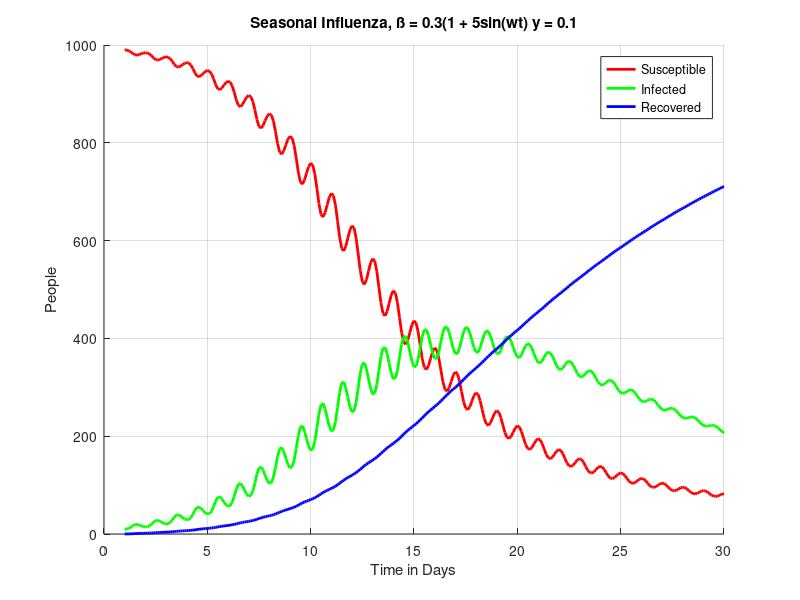

This figure's MATLAB source:
format shortG
clear
clc

%Variable Definitions
St1 = zeros(1,1);
It1 = zeros(1,1);
Rt1 = zeros(1,1);

A = 5; %Amplitude
w = 2 * pi * 365/365; %Angular Frequency
Beta0 = 0.3; %Transmission Rate IC
Gamma = 0.1; %Recovery Rate
St(1,1) = 990; %Number of susceptible individuals at time t
It(1,1) = 10; %Number of infected individuals at time t
Rt(1,1) = 0; %Number of recovered individuals at time t

N = St + It + Rt; %Total Population

h = 0.1; %Step size in days
T = 30; %Total simulation time in days (0 -> 30)

days = 1:h:T;
t1 = 1; %Counting variable

for t = 1:h:T

    Beta = Beta0 * (1 + A * sin(w * t));

    dSdt = @(t, St, It, Rt) -(Beta / N) .* St .* It;
    dIdt = @(t, St, It, Rt) (Beta / N) .* St .* It - Gamma .* It;
    dRdt = @(t, St, It, Rt) Gamma .* It;
    
    k1S = dSdt(t, St(t1,1), It(t1,1), Rt(t1,1));
    k1I = dIdt(t, St(t1,1), It(t1,1), Rt(t1,1));
    k1R = dRdt(t, St(t1,1), It(t1,1), Rt(t1,1));

    k2S = dSdt(t + 0.5 * h, St(t1,1) + 0.5 * k1S * h, It(t1,1) + 0.5 * k1I * h, Rt(t1,1) + 0.5 * k1R * h);
    k2I = dIdt(t + 0.5 * h, St(t1,1) + 0.5 * k1S * h, It(t1,1) + 0.5 * k1I * h, Rt(t1,1) + 0.5 * k1R * h);
    k2R = dRdt(t + 0.5 * h, St(t1,1) + 0.5 * k1S * h, It(t1,1) + 0.5 * k1I * h, Rt(t1,1) + 0.5 * k1R * h);

    k3S = dSdt(t + 0.5 * h, St(t1,1) + 0.5 * k2S * h, It(t1,1) + 0.5 * k2I * h, Rt(t1,1) + 0.5 * k2R * h);
    k3I = dIdt(t + 0.5 * h, St(t1,1) + 0.5 * k2S * h, It(t1,1) + 0.5 * k2I * h, Rt(t1,1) + 0.5 * k2R * h);
    k3R = dRdt(t + 0.5 * h, St(t1,1) + 0.5 * k2S * h, It(t1,1) + 0.5 * k2I * h, Rt(t1,1) + 0.5 * k2R * h);

    k4S = dSdt(t + h, St(t1,1) + k3S * h, It(t1,1) + k3I, Rt(t1,1) + k3R);
    k4I = dIdt(t + h, St(t1,1) + k3S * h, It(t1,1) + k3I, Rt(t1,1) + k3R);
    k4R = dRdt(t + h, St(t1,1) + k3S * h, It(t1,1) + k3I, Rt(t1,1) + k3R);


    St(t1 + 1,1) = St(t1,1) + (1/6) * (k1S + 2 * k2S + 2 * k3S + k4S) * h;
    It(t1 + 1,1) = It(t1,1) + (1/6) * (k1I + 2 * k2I + 2 * k3I + k4I) * h;
    Rt(t1 + 1,1) = Rt(t1,1) + (1/6) * (k1R + 2 * k2R + 2 * k3R + k4R) * h;

    St1(t1,1) = St(t1,1);
    It1(t1,1) = It(t1,1);
    Rt1(t1,1) = Rt(t1,1);

    t1 = t1 + 1;

end

figure(1)
hold on
grid on

plot(days,St1,'red','LineWidth',2)
plot(days,It1,'green','LineWidth',2)
plot(days,Rt1,'blue','linewidth',2)

title('Seasonal Influenza, ß = 0.3(1 + 5sin(wt) y = 0.1')
xlabel('Time in Days')
ylabel('People')
legend('Susceptible','Infected','Recovered')

hold off

%Q 3 has a written qustion that needs to be answered. 

fftSt = abs(fft(St1));
fftIt = abs(fft(It1));
fftRt = abs(fft(Rt1));
